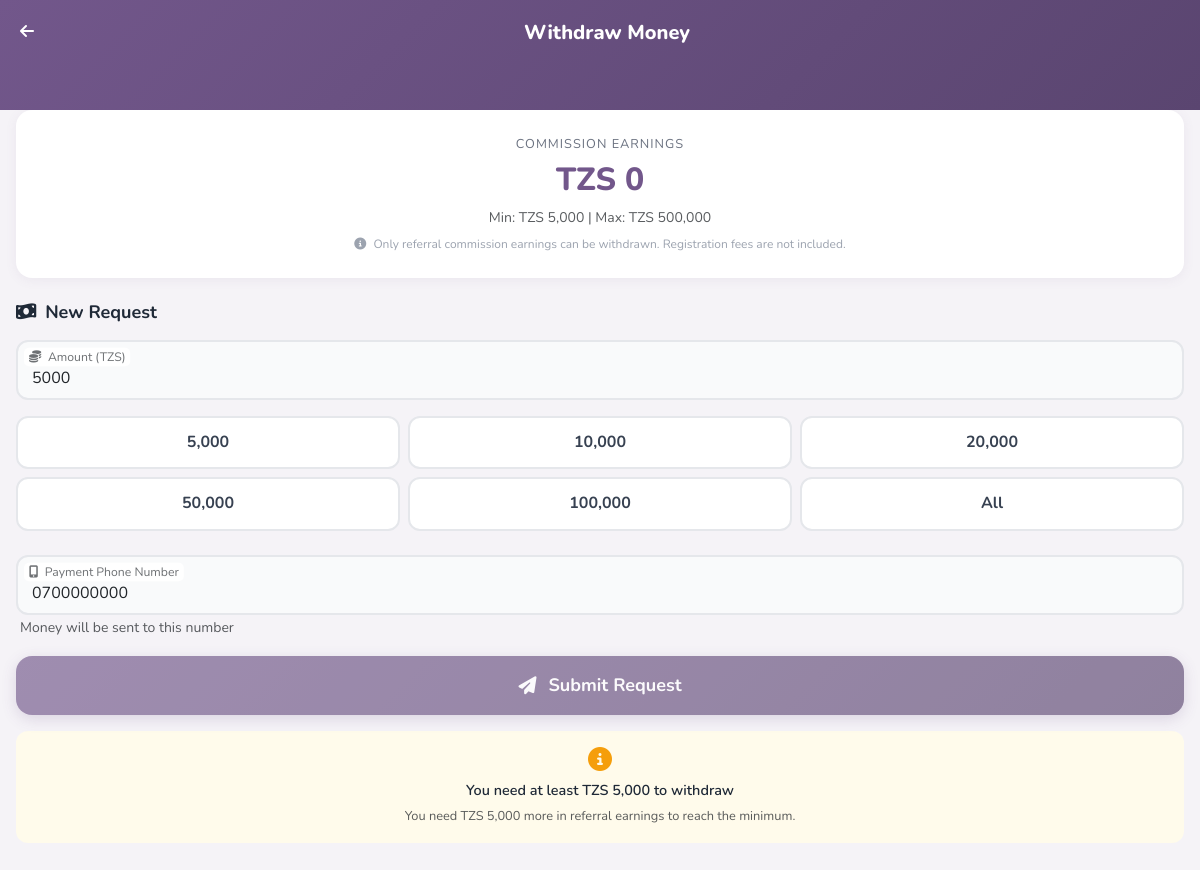
The app's page /withdrawal.php (signed in) with its own data.
### tables this page shows
CREATE TABLE IF NOT EXISTS `wallets` (
    `id` INT UNSIGNED NOT NULL AUTO_INCREMENT,
    `user_id` INT UNSIGNED NOT NULL,
    `balance` DECIMAL(12,2) NOT NULL DEFAULT 0.00,
    `withdrawable_balance` DECIMAL(12,2) NOT NULL DEFAULT 0.00 COMMENT 'Only commission earnings - registration fee not included',
    `total_earned` DECIMAL(12,2) NOT NULL DEFAULT 0.00,
    `total_withdrawn` DECIMAL(12,2) NOT NULL DEFAULT 0.00,
    `pending_amount` DECIMAL(12,2) NOT NULL DEFAULT 0.00,
    `created_at` DATETIME NOT NULL DEFAULT CURRENT_TIMESTAMP,
    `updated_at` DATETIME NOT NULL DEFAULT CURRENT_TIMESTAMP ON UPDATE CURRENT_TIMESTAMP,
    PRIMARY KEY (`id`),
    UNIQUE KEY `uk_wallet_user` (`user_id`),
    CONSTRAINT `fk_wallets_user` FOREIGN KEY (`user_id`) REFERENCES `users` (`id`) ON DELETE CASCADE
);

CREATE TABLE IF NOT EXISTS `settings` (
    `id` INT UNSIGNED NOT NULL AUTO_INCREMENT,
    `setting_key` VARCHAR(100) NOT NULL,
    `setting_value` TEXT DEFAULT NULL,
    `setting_type` ENUM('text','number','boolean','json') NOT NULL DEFAULT 'text',
    `description` VARCHAR(255) DEFAULT NULL,
    `updated_at` DATETIME NOT NULL DEFAULT CURRENT_TIMESTAMP ON UPDATE CURRENT_TIMESTAMP,
    PRIMARY KEY (`id`),
    UNIQUE KEY `uk_setting_key` (`setting_key`)
);

CREATE TABLE IF NOT EXISTS `users` (
    `id` INT UNSIGNED NOT NULL AUTO_INCREMENT,
    `full_name` VARCHAR(150) NOT NULL,
    `phone` VARCHAR(20) NOT NULL,
    `email` VARCHAR(150) DEFAULT NULL,
    `password` VARCHAR(255) NOT NULL,
    `referral_code` VARCHAR(20) NOT NULL,
    `referred_by` INT UNSIGNED DEFAULT NULL,
    `referred_by_level` TINYINT UNSIGNED DEFAULT NULL COMMENT '1=direct,2=level2,3=level3',
    `avatar` VARCHAR(255) DEFAULT NULL,
    `status` ENUM('pending','active','suspended') NOT NULL DEFAULT 'pending',
    `role` ENUM('user','admin') NOT NULL DEFAULT 'user',
    `is_online` TINYINT(1) NOT NULL DEFAULT 0,
    `last_login` DATETIME DEFAULT NULL,
    `ip_address` VARCHAR(45) DEFAULT NULL,
    `created_at` DATETIME NOT NULL DEFAULT CURRENT_TIMESTAMP,
    `updated_at` DATETIME NOT NULL DEFAULT CURRENT_TIMESTAMP ON UPDATE CURRENT_TIMESTAMP,
    PRIMARY KEY (`id`),
    UNIQUE KEY `uk_phone` (`phone`),
    UNIQUE KEY `uk_email` (`email`),
    UNIQUE KEY `uk_referral_code` (`referral_code`),
    KEY `idx_referred_by` (`referred_by`),
    KEY `idx_status` (`status`),
    KEY `idx_role` (`role`),
    CONSTRAINT `fk_users_referred_by` FOREIGN KEY (`referred_by`) REFERENCES `users` (`id`) ON DELETE SET NULL
);

### config/database.php (called while the page is built, shortened)
<?php
class Database {
    private static ?PDO $instance = null;
    public static function getConnection(): PDO {
        if (self::$instance === null) {
            $dsn = "mysql:host=" . DB_HOST . ";dbname=" . DB_NAME . ";charset=" . DB_CHARSET;
            $options = [
                PDO::ATTR_ERRMODE            => PDO::ERRMODE_EXCEPTION,
                PDO::ATTR_DEFAULT_FETCH_MODE => PDO::FETCH_ASSOC,
                PDO::ATTR_EMULATE_PREPARES   => false,
                PDO::MYSQL_ATTR_INIT_COMMAND => "SET NAMES utf8mb4 COLLATE utf8mb4_unicode_ci",
            ];
            try {
                self::$instance = new PDO($dsn, DB_USER, DB_PASS, $options);
            } catch (PDOException $e) {
                error_log("Database connection failed: " . $e->getMessage());
                if (ENVIRONMENT === 'development') {
                    die("Database connection failed: " . $e->getMessage());
                }
                die("Database connection failed. Please try again later.");
            }
        }
        return self::$instance;
    }
    public static function query(string $sql, array $params = []): PDOStatement {
        $stmt = self::getConnection()->prepare($sql);
        $stmt->execute($params);
        return $stmt;
    }
    public static function fetchOne(string $sql, array $params = []): ?array {
        $stmt = self::query($sql, $params);
        $result = $stmt->fetch();
        return $result ?: null;
    }
}
function app_setting(string $key, $default = null) {
    static $cache = [];
    if (isset($cache[$key])) return $cache[$key];
    try {
        $row = Database::fetchOne("SELECT setting_value FROM settings WHERE setting_key = ?", [$key]);
        $value = ($row && $row['setting_value'] !== null && $row['setting_value'] !== '') ? $row['setting_value'] : $default;
    } catch (Exception $e) {
        $value = $default;
    }
    $cache[$key] = $value;
    return $value;
}

### classes/Wallet.php (called while the page is built, shortened)
<?php
require_once __DIR__ . '/../config/database.php';
require_once __DIR__ . '/../includes/helpers.php';
class Wallet {
    public static function getWallet(int $userId): array {
        $wallet = Database::fetchOne(
            "SELECT * FROM wallets WHERE user_id = ?",
            [$userId]
        );
        return $wallet;
    }
}

### includes/helpers.php (called while the page is built, shortened)
<?php
function sanitize(mixed $input): mixed {
    return htmlspecialchars(trim($input), ENT_QUOTES, 'UTF-8');
}
function formatCurrency(float $amount): string {
    return 'TZS ' . number_format($amount, 0, '.', ',');
}

### classes/Auth.php (called while the page is built, shortened)
<?php
require_once __DIR__ . '/../config/database.php';
class Auth {
    public static function getUser(?int $userId = null): ?array {
        $id = $userId ?? $_SESSION['user_id'] ?? null;
        return Database::fetchOne(
            "SELECT id, full_name, phone, email, referral_code, referred_by, avatar, status, role, created_at
             FROM users WHERE id = ?",
            [$id]
        );
    }
}

### withdrawal.php (the view, shortened to what this page needs)
<?php
require_once __DIR__ . '/config/database.php';
require_once __DIR__ . '/classes/Auth.php';
require_once __DIR__ . '/classes/Wallet.php';
require_once __DIR__ . '/includes/helpers.php';
$user = Auth::getUser();
$wallet = Wallet::getWallet($_SESSION['user_id']);
$payoutResult = null;
include __DIR__ . '/includes/public_head.php';
?>
<div class="dash-header">
    <div class="top-bar">
        <a href="wallet" style="color:white;text-decoration:none;">
            <i class="fas fa-arrow-left"></i>
        </a>
        <h5 class="mb-0" style="font-weight:800;">Withdraw Money</h5>
    </div>
</div>
<div class="dash-content mb-safe">
    <div class="withdrawal-summary" style="margin-top:-1rem;">
        <div class="available">Commission Earnings</div>
        <div class="amount"><?= formatCurrency($wallet['withdrawable_balance'] ?? 0) ?></div>
        <small class="text-muted">Min: <?= formatCurrency(app_setting('min_withdrawal', MIN_WITHDRAWAL)) ?> | Max: <?= formatCurrency(app_setting('max_withdrawal', MAX_WITHDRAWAL)) ?></small>
        <small class="d-block mt-1" style="font-size:0.75rem;color:#9ca3af;">
            <i class="fas fa-info-circle me-1"></i> Only referral commission earnings can be withdrawn. Registration fees are not included.
        </small>
    </div>
    <?php if ($payoutResult): ?>
        <?php
            $payoutStatus = $payoutResult['payout_status'] ?? 'pending';
            $isFailed = ($payoutStatus === 'failed');
            $isPending = ($payoutStatus === 'pending');
            $isCompleted = ($payoutStatus === 'completed');
            $isSuccess = $isCompleted;
            if ($isCompleted) {
                $icon = 'check-circle';
                $iconColor = 'var(--secondary)';
                $iconBg = '#ecfdf5';
                $title = 'Payout Successful!';
            } elseif ($isPending) {
                $icon = 'clock';
                $iconColor = 'var(--accent)';
                $iconBg = '#fffbeb';
                $title = 'Payout Processing';
            } else {
                $icon = 'times-circle';
                $iconColor = 'var(--danger)';
                $iconBg = '#fef2f2';
                $title = 'Payout Failed';
            }
        ?>
        <div class="payout-result-card" style="background:var(--white);border-radius:var(--radius-lg);padding:2rem 1.5rem;box-shadow:var(--card-shadow-lg);text-align:center;margin-top:1rem;">
            <div style="width:72px;height:72px;border-radius:50%;background:<?= $iconBg ?>;display:flex;align-items:center;justify-content:center;margin:0 auto 1rem;">
                <i class="fas fa-<?= $icon ?>" style="font-size:2rem;color:<?= $iconColor ?>;"></i>
            </div>
            <h5 style="font-weight:800;color:var(--gray-800);margin-bottom:0.5rem;"><?= $title ?></h5>
            <p style="color:var(--gray-500);font-size:0.9rem;margin-bottom:1.5rem;">
                <?php if ($isCompleted): ?>
                    Money has been sent to your mobile money account.
                <?php elseif ($isPending): ?>
                    <?= $payoutResult['message'] ?? 'Payout is being processed. You will receive the money shortly.' ?>
                <?php else: ?>
                    <?= $payoutResult['message'] ?? 'Something went wrong. Please try again or contact support.' ?>
                <?php endif; ?>
            </p>
            <div style="background:var(--gray-50);border-radius:var(--radius-md);padding:1rem;text-align:left;">
                <div style="display:flex;justify-content:space-between;padding:0.4rem 0;border-bottom:1px solid var(--gray-100);">
                    <span style="color:var(--gray-500);font-size:0.85rem;">Amount</span>
                    <span style="font-weight:700;color:var(--gray-800);"><?= formatCurrency($payoutResult['amount']) ?></span>
                </div>
                <div style="display:flex;justify-content:space-between;padding:0.4rem 0;border-bottom:1px solid var(--gray-100);">
                    <span style="color:var(--gray-500);font-size:0.85rem;">Phone</span>
                    <span style="font-weight:700;color:var(--gray-800);"><?= formatPhone($payoutResult['phone']) ?></span>
                </div>
                <div style="display:flex;justify-content:space-between;padding:0.4rem 0;border-bottom:1px solid var(--gray-100);">
                    <span style="color:var(--gray-500);font-size:0.85rem;">Status</span>
                    <?= statusBadge($payoutStatus) ?>
                </div>
                <?php if (!empty($payoutResult['reference'])): ?>
                <div style="display:flex;justify-content:space-between;padding:0.4rem 0;">
                    <span style="color:var(--gray-500);font-size:0.85rem;">Reference</span>
                    <span style="font-weight:600;color:var(--gray-800);font-size:0.8rem;"><?= $payoutResult['reference'] ?></span>
                </div>
                <?php endif; ?>
            </div>
            <?php if ($isFailed): ?>
            <a href="<?= SITE_URL ?>/withdrawal" class="btn btn-primary btn-block mt-3" style="border-radius:var(--radius-lg);">
                <i class="fas fa-redo me-1"></i> Try Again
            </a>
            <?php else: ?>
            <a href="<?= SITE_URL ?>/wallet" class="btn btn-primary btn-block mt-3" style="border-radius:var(--radius-lg);">
                <i class="fas fa-wallet me-1"></i> Back to Wallet
            </a>
            <?php endif; ?>
        </div>
        <?php if ($isCompleted): ?>
        <script>
            setTimeout(function() {
                window.location.href = '<?= SITE_URL ?>/wallet';
            }, 4000);
        </script>
        <?php endif; ?>
    <?php else: ?>
    <div class="dash-section">
        <h6 class="section-title"><i class="fas fa-money-bill-wave me-1"></i> New Request</h6>
        <form method="POST" action="">
            <div class="form-floating mb-3">
                <input type="number" class="form-control" id="amount" name="amount"
                       placeholder="Amount" required min="<?= app_setting('min_withdrawal', MIN_WITHDRAWAL) ?>" max="<?= app_setting('max_withdrawal', MAX_WITHDRAWAL) ?>"
                       value="<?= app_setting('min_withdrawal', MIN_WITHDRAWAL) ?>">
                <label for="amount"><i class="fas fa-coins me-1"></i> Amount (TZS)</label>
            </div>
            <div class="quick-amounts">
                <button type="button" class="quick-amount-btn" onclick="setAmount(5000)">5,000</button>
                <button type="button" class="quick-amount-btn" onclick="setAmount(10000)">10,000</button>
                <button type="button" class="quick-amount-btn" onclick="setAmount(20000)">20,000</button>
                <button type="button" class="quick-amount-btn" onclick="setAmount(50000)">50,000</button>
                <button type="button" class="quick-amount-btn" onclick="setAmount(100000)">100,000</button>
                <button type="button" class="quick-amount-btn" onclick="setMax()">All</button>
            </div>
            <div class="form-floating mb-3">
                <input type="tel" class="form-control" id="phone" name="phone"
                       placeholder="Phone Number" required
                       value="<?= sanitize($user['phone']) ?>">
                <label for="phone"><i class="fas fa-mobile-alt me-1"></i> Payment Phone Number</label>
                <small class="text-muted ms-1">Money will be sent to this number</small>
            </div>
            <button type="submit" class="btn btn-primary btn-block btn-lg" id="submitBtn" <?= ($wallet['withdrawable_balance'] ?? 0) < app_setting('min_withdrawal', MIN_WITHDRAWAL) ? 'disabled' : '' ?>>
                <i class="fas fa-paper-plane me-1"></i> Submit Request
            </button>
            <?php if (($wallet['withdrawable_balance'] ?? 0) < app_setting('min_withdrawal', MIN_WITHDRAWAL)): ?>
                <div class="text-center mt-3 p-3" style="background:#fffbeb;border-radius:12px;">
                    <i class="fas fa-info-circle mb-2" style="color:var(--accent);font-size:1.5rem;"></i>
                    <p class="mb-1" style="font-size:0.9rem;font-weight:600;">
                        You need at least <?= formatCurrency(app_setting('min_withdrawal', MIN_WITHDRAWAL)) ?> to withdraw
                    </p>
                    <p class="text-muted mb-0" style="font-size:0.8rem;">
                        You need <?= formatCurrency(app_setting('min_withdrawal', MIN_WITHDRAWAL) - ($wallet['withdrawable_balance'] ?? 0)) ?> more in referral earnings to reach the minimum.
                    </p>
                </div>
            <?php endif; ?>
        </form>
    </div>
    <?php endif;  ?>
</div>
<?php include __DIR__ . '/includes/public_foot.php'; ?>

### records on screen
wallets: withdrawable_balance "TZS 0", withdrawable_balance "TZS 5,000"
settings: setting_value "TZS 5,000"
settings: setting_value "TZS 500,000"
users: phone "0700000000"

### other values on screen
formatCurrency(app_setting('min_withdrawal', MIN_WITHDRAWAL)) "TZS 5,000"
